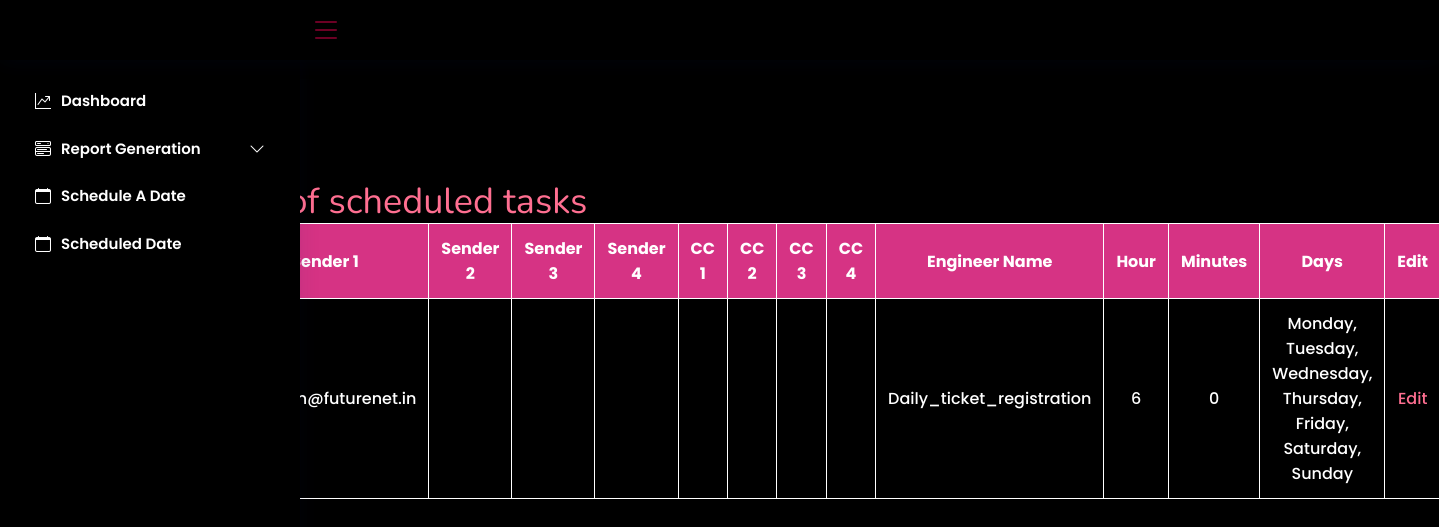
Before: /student_detail/ (signed in) with the older database file.
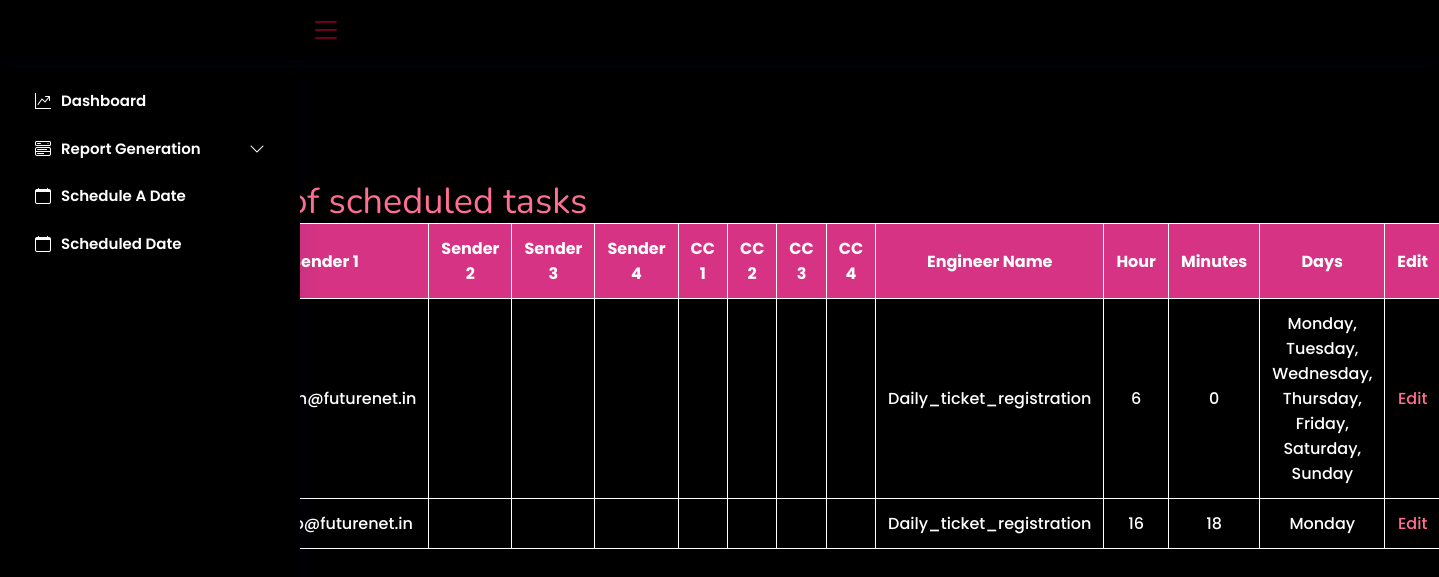
After: the same page with the newer database file.
### mailer/models.py (models this page shows, shortened)
class Student(models.Model):
    sender1 = models.EmailField()
    sender2 = models.EmailField(blank=True)
    sender3 = models.EmailField(blank=True)
    sender4 = models.EmailField(blank=True)
    cc1 = models.EmailField(blank=True)
    cc2 = models.EmailField(blank=True)
    cc3 = models.EmailField(blank=True)
    cc4 = models.EmailField(blank=True)
    hour = models.IntegerField()
    minutes = models.IntegerField()
    days = MultiSelectField(choices=day_choices, max_choices=7, blank=True)
    Engineer_Name = models.CharField(max_length=100, choices=marcas)

### reportsapp/views.py (the view)
# urls.py: path('student_detail/', login_required(views.StudentListView.as_view()), name='student_detail'),
@method_decorator(login_required, name='dispatch')
class StudentListView(ListView):
    model = Student
    template_name = "student_detail.html"
    context_object_name = "students"

### templates/student_detail.html (shortened to what this page needs)
{% extends 'home1.html' %}
{% block content %}
  <main id="main" class="main">
    <h1>List of scheduled tasks</h1>
    <table>
      <thead>
        <tr>
          <th>Sender 1</th>
          <th>Sender 2</th>
          <th>Sender 3</th>
          <th>Sender 4</th>
          <th>CC 1</th>
          <th>CC 2</th>
          <th>CC 3</th>
          <th>CC 4</th>
          <th>Engineer Name</th>
          <th>Hour</th>
          <th>Minutes</th>
          <th>Days</th>
          <th>Edit</th>
        </tr>
      </thead>
      <tbody>
        {% for student in object_list %}
          <tr>
            <td>{{ student.sender1 }}</td>
            <td>{{ student.sender2 }}</td>
            <td>{{ student.sender3 }}</td>
            <td>{{ student.sender4 }}</td>
            <td>{{ student.cc1 }}</td>
             <td>{{ student.cc2 }}</td>
             <td>{{ student.cc3 }}</td>
             <td>{{ student.cc4 }}</td>
            <td>{{ student.Engineer_Name }}</td>
            <td>{{ student.hour }}</td>
            <td>{{ student.minutes }}</td>
            <td>{{ student.days }}</td>
            <td>
              <a href="{% url 'edit_student' student.pk %}">Edit</a>
            </td>
          </tr>
        {% endfor %}
      </tbody>
    </table>
  </main>
{% endblock %}

### templates/home1.html (shortened to what this page needs)
{% load static %}
<html lang="en">
<!DOCTYPE html>
<head>
  <link href="{% static 'vendor/bootstrap/css/bootstrap.min.css' %}" rel="stylesheet">
  <link href="{% static 'vendor/bootstrap-icons/bootstrap-icons.css' %}" rel="stylesheet">
  <link href="{% static 'vendor/boxicons/css/boxicons.min.css' %}" rel="stylesheet">
  <link href="{% static 'vendor/quill/quill.snow.css' %}" rel="stylesheet">
  <link href="{% static 'vendor/quill/quill.bubble.css' %}" rel="stylesheet">
  <link href="{% static 'vendor/remixicon/remixicon.css' %}" rel="stylesheet">
  <link href="{% static 'vendor/simple-datatables/style.css' %}" rel="stylesheet">
  <link href="{% static 'style.css' %}" rel="stylesheet">
  <link href="{% static 'js/main.js' %}" rel="stylesheet">
</head>
<body>
  <header id="header" class="header fixed-top d-flex align-items-center">
    <div class="d-flex align-items-center justify-content-between">
      <i class="bi bi-list toggle-sidebar-btn"></i>
    </div>
  </header>
    <aside id="sidebar" class="sidebar">
        <ul class="sidebar-nav" id="sidebar-nav">
            <li class="nav-item">
            <a class="nav-link collapsed"  href="{% url 'dashboard' %}" >  <i class="bi bi-graph-up-arrow">
                    </i><span>Dashboard</span></a>
            </li>
              <li class="nav-item">
                <a class="nav-link collapsed" data-bs-target="#components-nav" data-bs-toggle="collapse" href="#">
                  <i class="bi bi-menu-button-wide"></i><span>Report Generation</span><i class="bi bi-chevron-down ms-auto"></i>
                </a>
      </li>
                       <li class="nav-item">
            <a class="nav-link collapsed" href="{% url 'login1' %}" >
              <i class="bi bi-calendar"> </i>
            <span>Schedule A Date</span></a>
        </li>
      <li class="nav-item">
            <a class="nav-link collapsed" href="{% url 'login' %}" >
              <i class="bi bi-calendar"> </i>
            <span>Scheduled Date</span></a>
        </li>
 </ul>
    </aside>
  <main id="main" class="main">
  </main>
</body>
 {% block content %}
{% endblock %}
</html>

### static/style.css (style rules this page uses)
:root { scroll-behavior: smooth; }
body { font-family: "Open Sans", sans-serif; background: #f6f9ff; color: #444444; }
a { color: #FF6F91; text-decoration: none; }
h1, h2, h3, h4, h5, h6 { font-family: "Nunito", sans-serif; }
#main { margin-top: 60px; padding: 20px 30px; transition: all 0.3s; }
.header { transition: all 0.5s; z-index: 997; height: 60px; box-shadow: 0px 2px 20px rgba(1, 41, 112, 0.1); background-color: #fff; padding-left: 20px; }
.header .toggle-sidebar-btn { font-size: 32px; padding-left: 10px; cursor: pointer; color: #012970; }
.sidebar { position: fixed; top: 60px; left: 0; bottom: 0; width: 300px; z-index: 996; transition: all 0.3s; padding: 20px; overflow-y: auto; scrollbar-width: thin; scrollbar-color: #aab7cf transparent; box-shadow: 0px 0px 20px rgba(1, 41, 112, 0.1); background-color: #fff; }
@media (min-width: 1200px) { #main, #footer { margin-left: 300px; } }
.sidebar-nav { padding: 0; margin: 0; list-style: none; }
.sidebar-nav li { padding: 0; margin: 0; list-style: none; }
.sidebar-nav .nav-item { margin-bottom: 5px; }
.sidebar-nav .nav-link { display: flex; align-items: center; font-size: 15px; font-weight: 600; color: green; transition: 0.3; background: #f6f9ff; padding: 10px 15px; border-radius: 4px; }
.sidebar-nav .nav-link i { font-size: 16px; margin-right: 10px; color: #ff6F91; }
.sidebar-nav .nav-link.collapsed { color: #ff9671; background: #fff; }
.sidebar-nav .nav-link.collapsed i { color: #899bbd; }
.sidebar-nav .nav-link .bi-chevron-down { margin-right: 0; transition: transform 0.2s ease-in-out; }

### templates/home1.html (style rules this page uses)
:root { scroll-behavior: smooth; }
body { font-family: "Open Sans", sans-serif; background-color: black !important; color: #FF6F91; min-height: 100%; }
a { color: #FF6F91; text-decoration: none; }
h1, h2, h3, h4, h5, h6 { font-family: "Nunito", sans-serif; }
#main { margin-top: 60px; padding: 20px 30px; transition: all 0.3s; }
.header { transition: all 0.5s; z-index: 997; height: 60px; box-shadow: 0px 2px 20px rgba(1, 41, 112, 0.1); background: black!important; padding-left: 20px; }
.header .toggle-sidebar-btn { font-size: 32px; padding-left: 10px; cursor: pointer; color: #700126!important; }
.sidebar { position: fixed; top: 60px; left: 0; bottom: 0; width: 300px; z-index: 996; transition: all 0.3s; padding: 20px; overflow-y: auto; scrollbar-width: thin; scrollbar-color: #aab7cf transparent; box-shadow: 0px 0px 20px rgba(1, 41, 112, 0.1); background-color: black; }
@media (min-width: 1200px) { #main, #footer { margin-left: 300px; } }
.sidebar-nav { padding: 0; margin: 0; list-style: none; }
.sidebar-nav li { padding: 0; margin: 0; list-style: none; }
.sidebar-nav .nav-item { margin-bottom: 5px; }
.sidebar-nav .nav-link { display: flex; align-items: center; font-size: 15px; font-weight: 600; color: #fff; transition: 0.3; background: black!important; padding: 10px 15px; border-radius: 4px; }
.sidebar-nav .nav-link i { font-size: 16px; margin-right: 10px; color: #fff; }
.sidebar-nav .nav-link.collapsed { color: #fff; background: #fff; }
.sidebar-nav .nav-link.collapsed i { color: #fff; }
.sidebar-nav .nav-link .bi-chevron-down { margin-right: 0; transition: transform 0.2s ease-in-out; }
html { -webkit-box-sizing: border-box; -moz-box-sizing: border-box; box-sizing: border-box; }
* { padding: 0; margin: 0; }
*, *:before, *:after { -webkit-box-sizing: inherit; -moz-box-sizing: inherit; box-sizing: inherit; }
body, h1, h2, h3, h4, h5, h6, blockquote, p, pre, dl, dd, ol, ul, figure, hr, fieldset, legend { margin: 0; padding: 0; }
table { border-collapse: collapse; border-spacing: 0; }
body { font-family: "Poppins", "Arial", "Helvetica Neue", sans-serif; font-weight: 400; font-size: 14px; }
h1, h2, h3, h4, h5, h6 { font-weight: 400; }
h1 { font-size: 36px; }
* { margin: 0; padding: 0; border: 0; outline: 0; box-sizing: border-box; font-family: 'Poppins', sans-serif; }
body { min-height: 100vh; display: cover; place-items: center; }

### templates/student_detail.html (style rules this page uses)
html, body, .intro { height: 100%; }
table { border-collapse: collapse; width: 100%; text-align: center; color: white; border: 1px solid white; }
table th, table td { border: 1px solid white; padding: 12px; }
thead th { background-color: #d63384; color: white; }
tbody td { font-weight: 500; color: white; }

Changed rows visible on the page:
added Student: sender1 "lokesh.p@futurenet.in", Engineer_Name "Daily_ticket_registration", hour "16", minutes "18", days "Monday"
